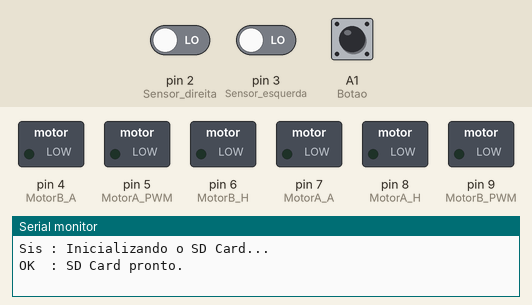
Bench run of a sketch on a simulated Arduino Uno, built with avr-gcc and run on an emulated ATmega328P. On the bench: switched loads named in the sketch (green lamp = pin HIGH), the last lines printed to the serial monitor. Dashed ring = blinking. The test bench sets the inputs (shaded band); at power-on: A1 (Botao) HIGH, pin 2 (Sensor_direita) LOW, pin 3 (Sensor_esquerda) LOW. Storage starts empty.

Above: at 1.2 s.
1.3 s: A1 (Botao) pulled LOW for 0.15 s
At 1.5 s:
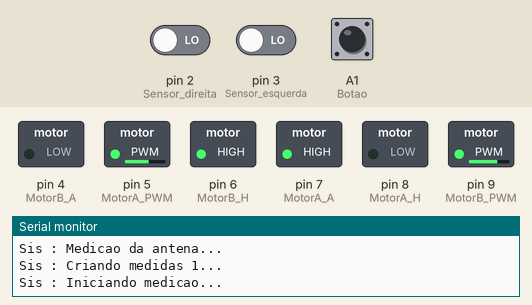
4.3 s: pin 2 (Sensor_direita) driven HIGH
At 4.55 s:
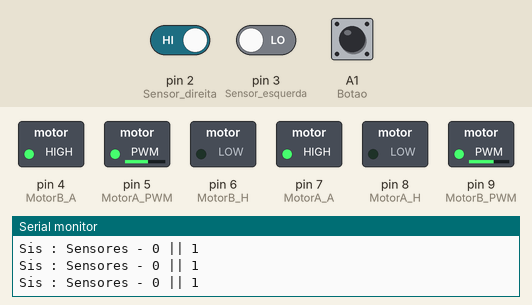
7.3 s: pin 3 (Sensor_esquerda) driven HIGH
At 9.3 s:
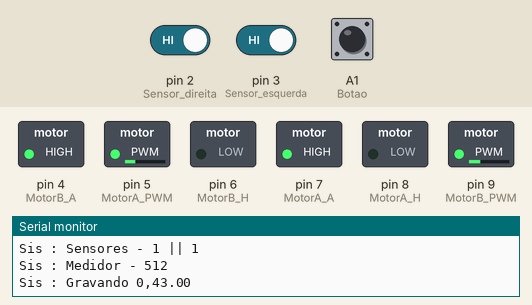
10.1 s: pin 2 (Sensor_direita) driven LOW
At 10.26 s:
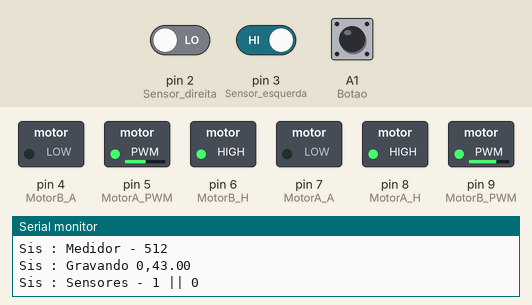
13.1 s: pin 3 (Sensor_esquerda) driven LOW
At 13.33 s:
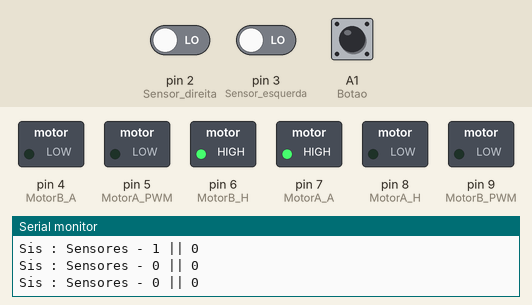
Timing chart, 0 to 17.1 s (numbered marks = the images above; inputs shaded):
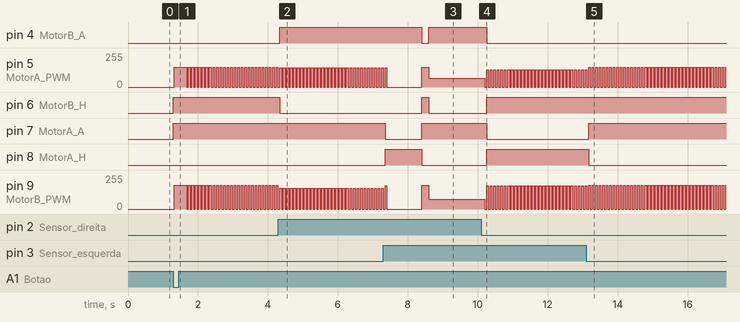

The sketch:

projeto_medidor.ino
```cpp
/* ********************************************************** *
 * Projeto Medidor de Irradiação                              *
 *                                                            *
 * O medidor segue a linha que define o círculo de irradiação *
 * e pára em pontos específicos para realizar a medição.      *
 * Esses pontos são definidos por faixas retas que obstruem   *
 * ambos sensores infravermelhos.                             *
 *                                                            *
 * Atenção:                                                   *
 * O sentido preferencial para o medidor rodar é HORÁRIO.     *
 *                                                            *
 * Projeto feito por:                                         *
 *  Alex Junio                                                *
 *  Érika Tagima                                              *
 *  Gabriel Lobão                                             *
 *  Ryann Santos                                              *
 *                                                            *
 * Agradecimento especial por todo auxílio:                   *
 *  Gustavo Lopes                                             *
 *                                                            *
 * ********************************************************** */

#include <SPI.h>  // Comunicação com SD Card
#include <SD.h>   // Gerenciamento do SD Card

// =================================================== //
//                 DECLARAÇÃO DE PINOS                 //
// =================================================== //

// Sensores infravermelho
#define Sensor_direita  2
#define Sensor_esquerda 3

// Ponte H
#define MotorA_H    8  // Sentido Horário
#define MotorA_A    7  // Sentido Anti horário
#define MotorB_H    6
#define MotorB_A    4
#define MotorA_PWM  5
#define MotorB_PWM  9

// SD CARD
#define Chip_select 10

// Medidor
#define Medidor     A0

// Botão de start
#define Botao       A1

// =================================================== //
//                      CONSTANTES                     //
// =================================================== //

// Velocidades default
#define VELOCIDADE_0  0
#define VELOCIDADE_1  130 // Velocidade para virar à direita (1)
#define VELOCIDADE_2  145 // Velocidade para virar à direita (2)
#define VELOCIDADE_3  150 // Velocidade para tirar da inércia
#define VELOCIDADE_4  60
#define VELOCIDADE_5  65
#define VELOCIDADE_6  130  // Velocidade para virar à esquerda (1)
#define VELOCIDADE_7  145 // Velocidade para virar à esquerda (1)
#define VELOCIDADE_8  150 // Velocidade para ir para frente
#define DIREITO_MUL   1.0
#define ESQUERDO_MUL  1.2

// Constantes do controle
#define KP 1
#define KI 1

// Número de pontos analisados
// Exemplo:
//  Se a medição for feita em um círculo completo, são 360°.
//  Se forem feitas medidas a cada 10°:
//    360° / 10° = 36 pontos.
#define QUANTIDADE_PONTOS 16

// =================================================== //
//                      VARIÁVEIS                      //
// =================================================== //

// Leitura dos sensores
int direita, esquerda;
int medidor_input;

// Atuação dos motores
int direita_out, esquerda_out;

// Variáveis do cartão SD
File root;
File entry;
String entry_name;
File arquivo_medidas;

// Variáveis de controle PI
unsigned long tempoAtual = 0, tempoAnterior = 0;
double tempoDecorrido = 0;
double erroAcumulado = 0;

// Entrada da serial
char received = 0;
int incomingByte = 0;

// Contador de pontos de medição
int pontos_medidos = 0;

// =================================================== //
//                       PROGRAMA                      //
// =================================================== //

void setup() {
  Serial.begin(9600);

  pinMode(Sensor_direita, INPUT);
  pinMode(Sensor_esquerda, INPUT);

  pinMode(MotorA_H, OUTPUT);
  pinMode(MotorA_A, OUTPUT);
  pinMode(MotorB_H, OUTPUT);
  pinMode(MotorB_A, OUTPUT);
  pinMode(MotorA_PWM, OUTPUT);
  pinMode(MotorB_PWM, OUTPUT);

  pinMode(Botao, INPUT_PULLUP);

  // Começa parado
  analogWrite(MotorA_PWM, 0);
  analogWrite(MotorB_PWM, 0);

  // Checkando o status do SD card
  Serial.println("Sis : Inicializando o SD Card...");

  if (!SD.begin(Chip_select))
  {
    Serial.println("Erro: Falha ao iniciar o SD Card.");
    Serial.println("Erro: Verifique se o cartão está inserido e reinicie o sistema.");
    return;
  }

  Serial.println("OK  : SD Card pronto.");
}

void loop() {

  received = Serial.read();

  if (received == 'C')
  {
    Serial.println("Sis : Calibracao do log detector...");
    while (1)
    {
      medidor_input = analogRead(Medidor);
      Serial.println(medidor_input);
      delay(500);
    }
  }

  if (received == 'S' || !digitalRead(Botao))  // Comando de início
  {
    Serial.println("Sis : Medicao da antena...");

    // Seta o motor para andar para frente
    digitalWrite(MotorA_H, LOW);
    digitalWrite(MotorA_A, HIGH);
    digitalWrite(MotorB_H, HIGH);
    digitalWrite(MotorB_A, LOW);

    // Criando um novo arquivo de medidas (numerando de acordo)
    int file_number = 0;
    root = SD.open("/");

    while(1)
    {
      entry = root.openNextFile();

      if(!entry)
        break;

      entry_name = entry.name();

      if(entry_name.substring(0,4) == "MED_") // Verificando se é um arquivo "medida"
      {
        if(entry_name.substring(4,6).toInt() > file_number)
        {
          file_number = entry_name.substring(4,6).toInt();  // Pegando última numeração
        }
      }
    }

    // Aqui já temos o número do arquivo que deve ser gerado
    // Para que tudo fique organizado dentro da pasta, vamos numerar no formato
    // 00, 01, 02, ... , 98, 99.
    file_number++;
    Serial.print("Sis : Criando medidas ");
    Serial.print(file_number);
    Serial.println("...");

    entry_name = "med_";

    if(file_number < 9)
    {
      entry_name += 0;
    }

    entry_name += file_number;

    arquivo_medidas = SD.open(entry_name, FILE_WRITE);
    arquivo_medidas.print("Dados de irradiacao ");
    arquivo_medidas.println(file_number);
    arquivo_medidas.close();

    if(!SD.exists(entry_name))  // Se o arquivo não foi criado, não tem muito o que fazer.
    {
      Serial.print("Erro: O arquivo ");
      Serial.print(entry_name);
      Serial.println(" nao foi criado corretamente.");
      return;
    }

    Serial.println("Sis : Iniciando medicao...\n");
    arquivo_medidas = SD.open(entry_name, FILE_WRITE);  // Abrindo novamente o arquivo
    arquivo_medidas.println("ponto_medido,valor_dBm");

    // Tirando o carro da inércia
    analogWrite(MotorA_PWM, DIREITO_MUL*VELOCIDADE_3);
    analogWrite(MotorB_PWM, ESQUERDO_MUL*VELOCIDADE_3);

    delay(300);

    // Loop de medição
    while (1)
    {
      if(Serial.available())
      {
        incomingByte = Serial.read();

        if(incomingByte == 'P')
        {
          analogWrite(MotorA_PWM, DIREITO_MUL*VELOCIDADE_0);
          analogWrite(MotorB_PWM, ESQUERDO_MUL*VELOCIDADE_0);
          while(1);
        }
      }

      // Leituras dos Sensores
      direita = digitalRead(Sensor_direita);
      esquerda = digitalRead(Sensor_esquerda);

      Serial.print("Sis : Sensores - ");
      Serial.print(esquerda);
      Serial.print(" || ");
      Serial.println(direita);

      // Controle do carro
      if(direita == false && esquerda == false)
      {
        digitalWrite(MotorA_H, LOW);
        digitalWrite(MotorA_A, HIGH);
        digitalWrite(MotorB_H, HIGH);
        digitalWrite(MotorB_A, LOW);

        analogWrite(MotorA_PWM, DIREITO_MUL*VELOCIDADE_8);
        analogWrite(MotorB_PWM, ESQUERDO_MUL*VELOCIDADE_8);
      }

      if(direita == false && esquerda == true)
      {
        digitalWrite(MotorA_H, HIGH);
        digitalWrite(MotorA_A, LOW);
        digitalWrite(MotorB_H, HIGH);
        digitalWrite(MotorB_A, LOW);

        analogWrite(MotorA_PWM, DIREITO_MUL*VELOCIDADE_1);
        analogWrite(MotorB_PWM, ESQUERDO_MUL*VELOCIDADE_2);
      }

      if(direita == true && esquerda == false)
      {
        digitalWrite(MotorA_H, LOW);
        digitalWrite(MotorA_A, HIGH);
        digitalWrite(MotorB_H, LOW);
        digitalWrite(MotorB_A, HIGH);

        analogWrite(MotorA_PWM, DIREITO_MUL*VELOCIDADE_7);
        analogWrite(MotorB_PWM, ESQUERDO_MUL*VELOCIDADE_6);
      }

      if(direita == true && esquerda == true)   // O carrinho deve parar pois tem um risco de medição na pista
      {
        //analogWrite(MotorA_PWM, VELOCIDADE_0);
        //analogWrite(MotorB_PWM, VELOCIDADE_0);

        //delay(50);

        // Seta o motor para andar para trás (solavanco)
        digitalWrite(MotorA_H, HIGH);
        digitalWrite(MotorA_A, LOW);
        digitalWrite(MotorB_H, LOW);
        digitalWrite(MotorB_A, HIGH);

        analogWrite(MotorA_PWM, DIREITO_MUL*VELOCIDADE_2);
        analogWrite(MotorB_PWM, ESQUERDO_MUL*VELOCIDADE_2);

        delay(50);

        analogWrite(MotorA_PWM, DIREITO_MUL*VELOCIDADE_0);
        analogWrite(MotorB_PWM, ESQUERDO_MUL*VELOCIDADE_0);

        lerMedidor();
        gravarDados(convAnalogPot());
        proximoPonto();
      }

      // Critério de parada
      if(pontos_medidos >= QUANTIDADE_PONTOS)   // Passou por todos os pontos
      {
        analogWrite(MotorA_PWM, DIREITO_MUL*VELOCIDADE_0);  // Garantindo que o carro vai ficar parado
        analogWrite(MotorB_PWM, ESQUERDO_MUL*VELOCIDADE_0);
        arquivo_medidas.close();                // Fechando o arquivo de medidas

        while(1);                               // Travando a execução
      }

      for(int j = 0; j < 5; j++)
      {
        // Leituras dos Sensores
        direita = digitalRead(Sensor_direita);
        esquerda = digitalRead(Sensor_esquerda);

        if(direita == true && esquerda == true)
        {
          analogWrite(MotorA_PWM, DIREITO_MUL*VELOCIDADE_0);
          analogWrite(MotorB_PWM, ESQUERDO_MUL*VELOCIDADE_0);

        }

        delay(10);
      }

      analogWrite(MotorA_PWM, DIREITO_MUL*VELOCIDADE_0);
      analogWrite(MotorB_PWM, ESQUERDO_MUL*VELOCIDADE_0);

      delay(50);
    }
  }
}

// =================================================== //
//                       FUNÇÕES                       //
// =================================================== //

/* Ler Medidor
 * Lê dados da porta analógica referente à saída do medidor.
 */
void lerMedidor() {

  delay(500);

  medidor_input = analogRead(Medidor);

  Serial.print("Sis : Medidor - ");
  Serial.println(medidor_input);
}

/* Converter entrada Analógica para Potência (dBm)
 * Com o dado recebido do medidor, cria-se uma relação da entrada com a potência da
 * antena irradiante.
 * Considerando que o Arduino foi calibrado, essa relação é:
 *  -60dBm = 750
 *  -10dBm = 50
 * De acordo com o gráfico encontrado pelo Ryann, essa relação pode ser extendida para uma
 * função de 1° grau com y = Ax + B.
 * Portanto:
 *  y = (5/70)*x + (45/7)
 * (Nessa equação, y vai sair positivo. Como é uma perda (-k dBm), troque o sinal)
 */
float convAnalogPot() {

  return (5.0/70.0)*(float)medidor_input + (45.0/7.0);
}

/* Gravar Dados no cartão SD
 * Pega a leitura em dBm e grava de acordo com o ponto analisado
 */
void gravarDados(float d) {

  Serial.print("Sis : Gravando ");
  Serial.print(pontos_medidos);
  Serial.print(",");
  Serial.println(d);

  arquivo_medidas.print(pontos_medidos);
  arquivo_medidas.print(",");
  arquivo_medidas.println(d);

  delay(500);
}

/* passar para o Próximo Ponto
 * Lê dados da porta analógica referente à saída do medidor.
 * Como o sentido é sempre horário, ele vai tender para esse lado.
 */
void proximoPonto() {

  // Seta o motor para andar para frente
  digitalWrite(MotorA_H, LOW);
  digitalWrite(MotorA_A, HIGH);
  digitalWrite(MotorB_H, HIGH);
  digitalWrite(MotorB_A, LOW);

  // Tirando o carro da inércia
  analogWrite(MotorA_PWM, DIREITO_MUL*VELOCIDADE_3);
  analogWrite(MotorB_PWM, ESQUERDO_MUL*VELOCIDADE_3);

  delay(200);

  // Procurando faixa
  while(direita == true && esquerda == true)
  {
    if(Serial.available())
    {
      incomingByte = Serial.read();

      if(incomingByte == 'P')
      {
        analogWrite(MotorA_PWM, DIREITO_MUL*VELOCIDADE_0);
        analogWrite(MotorB_PWM, ESQUERDO_MUL*VELOCIDADE_0);
        while(1);
      }
    }

    // Leituras dos Sensores
    direita = digitalRead(Sensor_direita);
    esquerda = digitalRead(Sensor_esquerda);

    digitalWrite(MotorA_H, LOW);
    digitalWrite(MotorA_A, HIGH);
    digitalWrite(MotorB_H, LOW);
    digitalWrite(MotorB_A, HIGH);

    analogWrite(MotorA_PWM, DIREITO_MUL*VELOCIDADE_5);
    analogWrite(MotorB_PWM, ESQUERDO_MUL*VELOCIDADE_4);

    delay(50);
  }

  pontos_medidos++;
}
```

Measured:
- after the input at 1.3 s, pin 5 (MotorA_PWM): 0/255 → 150/255 at once, then repeats every 0.10 s: 0/255 0.05 s, 150/255 0.05 s; pin 6 (MotorB_H), pin 7 (MotorA_A): LOW → HIGH at once; pin 9 (MotorB_PWM): 0/255 → 180/255 at once, then repeats every 0.10 s: 0/255 0.05 s, 180/255 0.05 s
- after the input at 4.3 s, pin 4 (MotorB_A): LOW → HIGH at once; pin 6 (MotorB_H): HIGH → LOW at once
- after the input at 7.3 s, pin 4 (MotorB_A): HIGH → LOW after 1.1 s, → HIGH 0.20 s later; pin 6 (MotorB_H): LOW → HIGH after 1.1 s, → LOW 0.20 s later; pin 7 (MotorA_A): HIGH → LOW after 0.05 s, → HIGH 1.1 s later; pin 8 (MotorA_H): LOW → HIGH after 0.05 s, → LOW 1.1 s later
- after the input at 10.1 s, pin 4 (MotorB_A), pin 7 (MotorA_A): HIGH → LOW after 0.16 s; pin 5 (MotorA_PWM): alternates 130/255 for 0.05 s and 0/255 for 0.05 s, starting after 0.11 s; pin 6 (MotorB_H), pin 8 (MotorA_H): LOW → HIGH after 0.16 s; pin 9 (MotorB_PWM): alternates 174/255 for 0.05 s and 0/255 for 0.05 s, starting after 0.11 s
- after the input at 13.1 s, pin 7 (MotorA_A): LOW → HIGH after 0.07 s; pin 8 (MotorA_H): HIGH → LOW after 0.07 s
